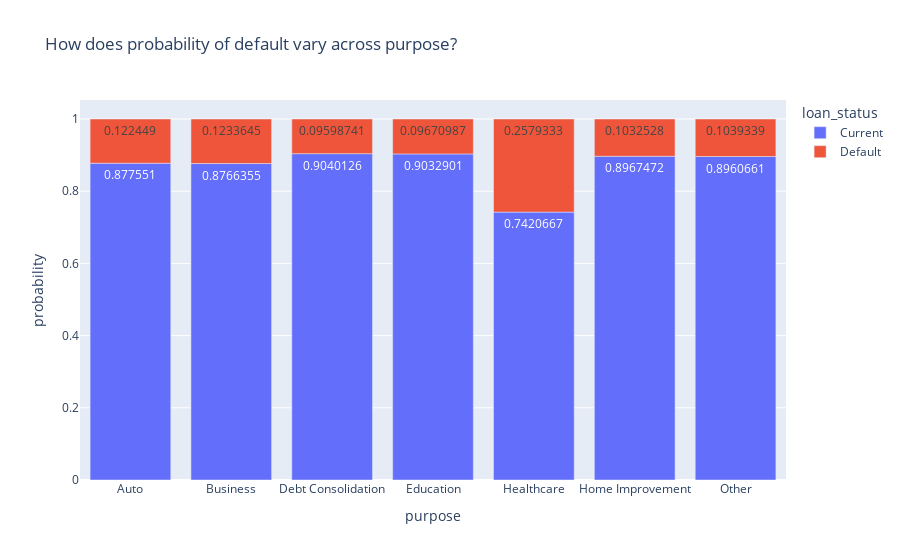

Here is the notebook cell this chart was saved with:
### Markdown cell above
### **Visualize Loan Status Against Purpose for Borrowing**
- purpose for debt consolidation &rarr; PD &uarr;

### Code cell
visualize_pd_by(group='purpose')

### Figure 1 — Plotly figure (JSON) as saved in the notebook; plotly's stock layout.template omitted (floating-point values rounded to 4 significant figures)
{"data": [{"alignmentgroup": "True", "hovertemplate": "loan_status=Current<br>purpose=%{x}<br>probability=%{y}<extra></extra>", "legendgroup": "Current", "marker": {"color": "#636efa", "pattern": {"shape": ""}}, "name": "Current", "offsetgroup": "Current", "orientation": "v", "showlegend": true, "textposition": "auto", "texttemplate": "%{y}", "type": "bar", "x": ["Auto", "Business", "Debt Consolidation", "Education", "Healthcare", "Home Improvement", "Other"], "xaxis": "x", "y": [0.8776, 0.8766, 0.904, 0.9033, 0.7421, 0.8967, 0.8961], "yaxis": "y"}, {"alignmentgroup": "True", "hovertemplate": "loan_status=Default<br>purpose=%{x}<br>probability=%{y}<extra></extra>", "legendgroup": "Default", "marker": {"color": "#EF553B", "pattern": {"shape": ""}}, "name": "Default", "offsetgroup": "Default", "orientation": "v", "showlegend": true, "textposition": "auto", "texttemplate": "%{y}", "type": "bar", "x": ["Auto", "Business", "Debt Consolidation", "Education", "Healthcare", "Home Improvement", "Other"], "xaxis": "x", "y": [0.1224, 0.1234, 0.09599, 0.09671, 0.2579, 0.1033, 0.1039], "yaxis": "y"}], "layout": {"barmode": "relative", "legend": {"title": {"text": "loan_status"}, "tracegroupgap": 0}, "title": {"text": "How does probability of default vary across purpose?"}, "xaxis": {"anchor": "y", "domain": [0, 1], "title": {"text": "purpose"}}, "yaxis": {"anchor": "x", "domain": [0, 1], "title": {"text": "probability"}}}}
